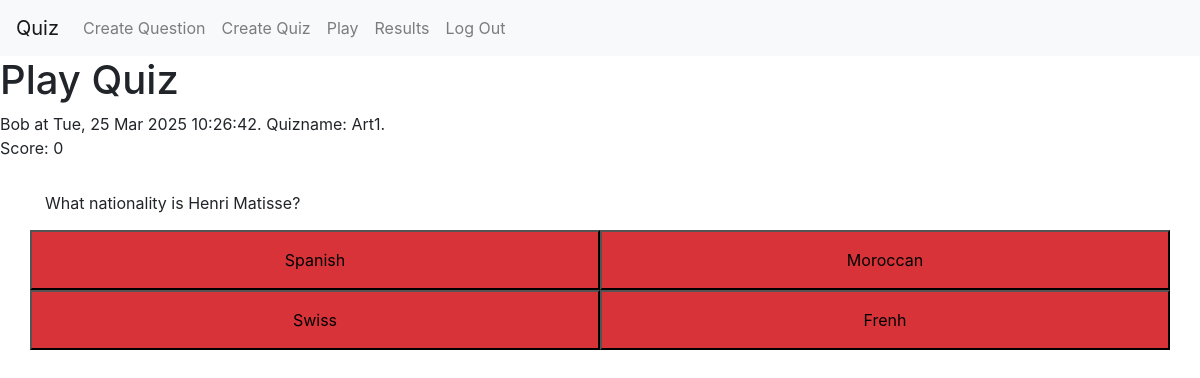
Page /play_quiz/7 (signed in) on the earlier database version.
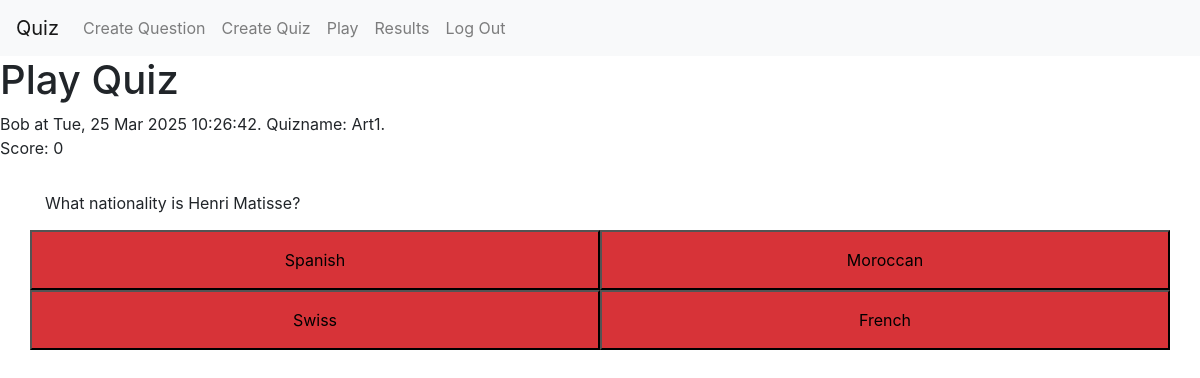
Same page on the later database version.
### capstone/models.py (models this page shows, shortened)
class Contest(models.Model):
    user = models.ForeignKey("User", on_delete=models.CASCADE, related_name="contestant")
    timestamp = models.DateTimeField(auto_now_add=True)
    quiz = models.ForeignKey("Quiz", on_delete=models.CASCADE)
    quiz_score = models.IntegerField(default=0)
    def __str__(self):
        timestamp = self.timestamp.strftime("%a, %d %b %Y %H:%M:%S")
        return f"{self.user.username} at {timestamp}. Quizname: {self.quiz.quiz_name}."
    def question(self, n):
        question = self.quiz.questions.all()[n]
        return f"{question.content}"
    def multiple_choice0(self, n):
        question = self.quiz.questions.all()[n]
        return f"{question.answer0}"
    def multiple_choice1(self, n):
        question = self.quiz.questions.all()[n]
        return f"{question.answer1}"
    def multiple_choice2(self, n):
        question = self.quiz.questions.all()[n]
        return f"{question.answer2}"
    def multiple_choice3(self, n):
        question = self.quiz.questions.all()[n]
        return f"{question.answer3}"
    def correct_answer(self, n):
        question = self.quiz.questions.all()[n]
        return f"{question.correct_answer}"
    def questions_in_quiz(self):
        number_questions = self.quiz.questions.count()
        return f"{number_questions}"

class User(AbstractUser):
    pass

class Quiz(models.Model):
    user = models.ForeignKey("User", on_delete=models.CASCADE, related_name="quiz_master")
    timestamp = models.DateTimeField(auto_now_add=True)
    quiz_name = models.CharField(max_length=30, unique=True)
    questions = models.ManyToManyField("Question")

class Question(models.Model):
    user = models.ForeignKey("User", on_delete=models.CASCADE, related_name="setter")
    timestamp = models.DateTimeField(auto_now_add=True)
    content = models.TextField()
    answer0 = models.CharField(max_length=30)
    answer1 = models.CharField(max_length=30)
    answer2 = models.CharField(max_length=30)
    answer3 = models.CharField(max_length=30)
    correct_answer = models.CharField(max_length=30, default="unanswered")

### capstone/views.py (the view)
# urls.py: path("play_quiz/<int:contest_id>", views.play_quiz, name="play_quiz"),
@login_required
def play_quiz(request, contest_id):
    try:
        contest = Contest.objects.get(pk=contest_id)
    except Contest.DoesNotExist:
        raise Http404("Contest not found.")
    global n
    n = 0
    question = contest.question(n)
    multiple_choice0 = contest.multiple_choice0(n)
    multiple_choice1 = contest.multiple_choice1(n)
    multiple_choice2 = contest.multiple_choice2(n)
    multiple_choice3 = contest.multiple_choice3(n)
    correct_answer = contest.correct_answer(n)
    number_questions = contest.questions_in_quiz()
    return render(request, "capstone/play_quiz.html",   {
        "contest_id": contest_id,
        "contest": contest,
        "question": question,
        "multiple_choice0": multiple_choice0,
        "multiple_choice1": multiple_choice1,
        "multiple_choice2": multiple_choice2,
        "multiple_choice3": multiple_choice3,
        "correct_answer": correct_answer,
        "number_questions": number_questions
    })

### capstone/templates/capstone/play_quiz.html (shortened to what this page needs)
{% extends "capstone/layout.html" %}
{% load static %}
{% block body %}
    <h1>Play Quiz</h1>
    <p id="contest" data-id="{{ contest_id }}" >{{ contest }}</p>
    <div class="container">
        <div class="row">
            <div class="col" id="question">{{ question }}</div>
        </div>
    </div>
    <div class="container">
        <div class="row row-cols-2">
            <button class="multi_choice" data-answer="answer0"><div class="col"><span id="answer0">{{ multiple_choice0 }}</span></div></button>
            <button class="multi_choice" data-answer="answer1"><div class="col"><span id="answer1">{{ multiple_choice1 }}</span></div></button>
            <button class="multi_choice" data-answer="answer2"><div class="col"><span id="answer2">{{ multiple_choice2 }}</span></div></button>
            <button class="multi_choice" data-answer="answer3"><div class="col"><span id="answer3">{{ multiple_choice3 }}</span></div></button>
        </div>
    </div>
{% endblock %}

### capstone/templates/capstone/layout.html (shortened to what this page needs)
{% load static %}
<!DOCTYPE html>
<html lang="en">
    <head>
        <link rel="stylesheet" href="https://stackpath.bootstrapcdn.com/bootstrap/4.4.1/css/bootstrap.min.css">
        <link rel="stylesheet" href="{% static 'capstone/styles.css' %}" >
    </head>
    <body>
        <nav class="navbar navbar-expand-lg navbar-light bg-light">
            <a class="navbar-brand" href="{% url 'index' %}">Quiz</a>
            <div>
              <ul class="navbar-nav mr-auto">
                {% if user.is_authenticated %}
                    <li class="nav-item">
                        <a class="nav-link" href="{% url 'create_question' %}">Create Question</a>
                    </li>
                    <li class="nav-item">
                        <a class="nav-link" href="{% url 'create_quiz' %}">Create Quiz</a>
                    </li>
                    <li class="nav-item">
                        <a class="nav-link" href="{% url 'quiz_select' %}">Play</a>
                    </li>
                    <li class="nav-item">
                        <a class="nav-link" href="{% url 'results_select' %}">Results</a>
                    </li>
                    <li class="nav-item">
                        <a class="nav-link" href="{% url 'logout' %}">Log Out</a>
                    </li>
                {% endif %}
              </ul>
            </div>
          </nav>
        <div class="body">
            {% block body %}
            {% endblock %}
        </div>
    </body>
</html>

### capstone/static/capstone/styles.css (style rules this page uses)
.col { padding: 15px; border-collapse: separate; }
button.multi_choice { background-color: #D73338; }

Differences in the rows shown:
changed Question "What nationality is Henri Matisse?": answer3 "Frenh" → "French"
